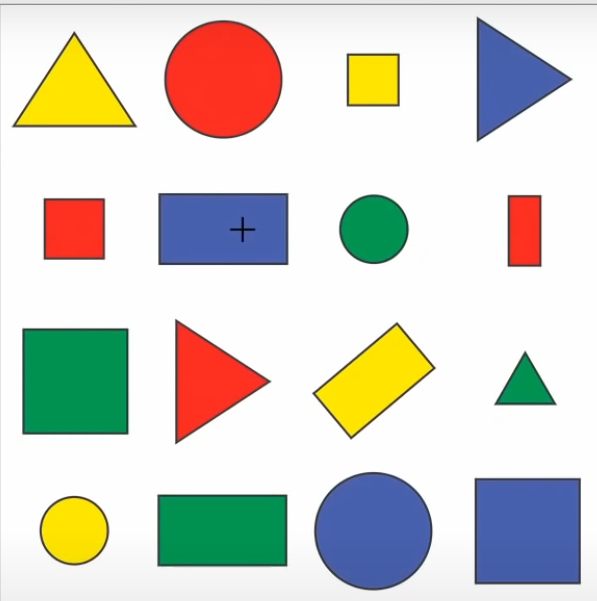
#> input picture Resources/shapes.jpg, 597 x 601 px, given in place of cutie.jpg, which was not available
$ python OpenCV_basics.py
#> lines starting #> are read from the running program, lines starting #| are printed output that depends on the picture; after the words box and inside, x2 and y2 are one past the last pixel; in counts of white or black regions, pixels touching at a corner belong together; pictures that were not available may be replaced by others from this repository, and a replacement may not be noted
import cv2
import numpy as np

#now we will learn how to capture videos
# if we want to take video from a stored one
# cap = cv2.VideoCapture('Resources/test_video.mp4')
# but if we want to use webcam
# cap = cv2.VideoCapture(0)
# while True:
#     success, vid = cap.read()
#     cv2.imshow('Video', vid)
#     if cv2.waitKey(1) & 0xFF == ord('q'):
#         break
#     #this above statement to break the loop is crucial while playing a video


#now we will take a look at some basic functions regarding images
img= cv2.imread('Resources/cutie.jpg') #to import an image
#> img is the input picture: shape (601, 597, 3); mean B, G, R 202.5, 210.9, 212.2
imgGray = cv2.cvtColor(img, cv2.COLOR_RGB2GRAY) #to convert that image to grascale
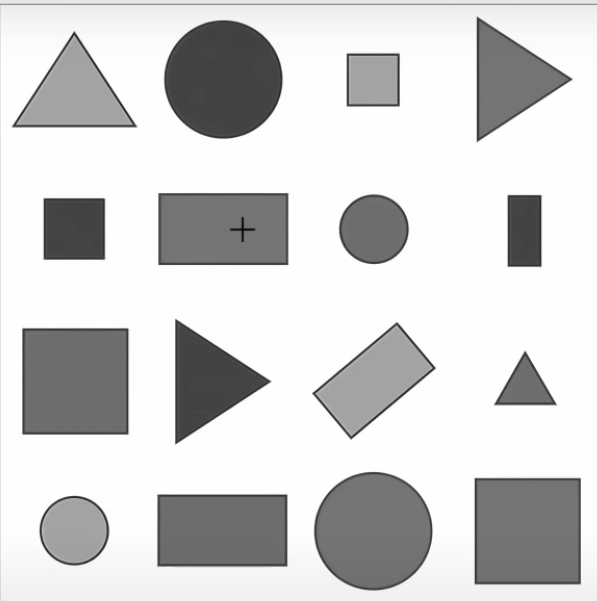
#> imgGray: shape (601, 597); min 3, max 255, mean 208.6
imgBlur = cv2.GaussianBlur(img, (9,9), 0) # kernel size tells the size of blur , must be odd number
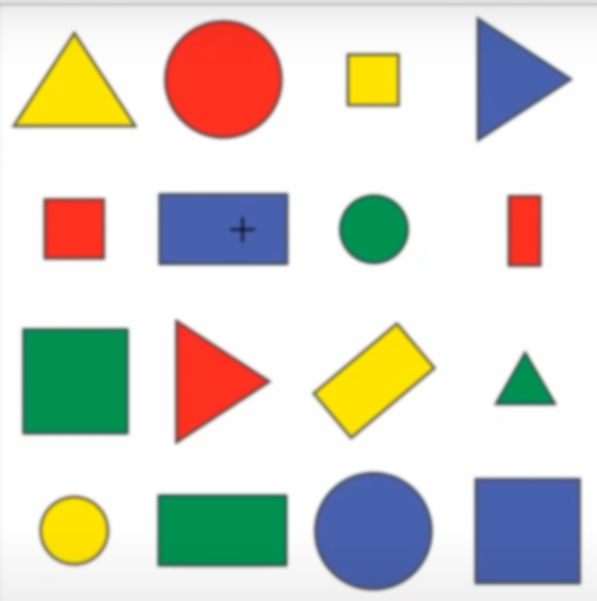
#> imgBlur: shape (601, 597, 3); mean B, G, R 202.5, 211, 212.3
imgCanny = cv2.Canny(img, 100,100) #function used for edge detection , larger the threshold number, more grained edge detection
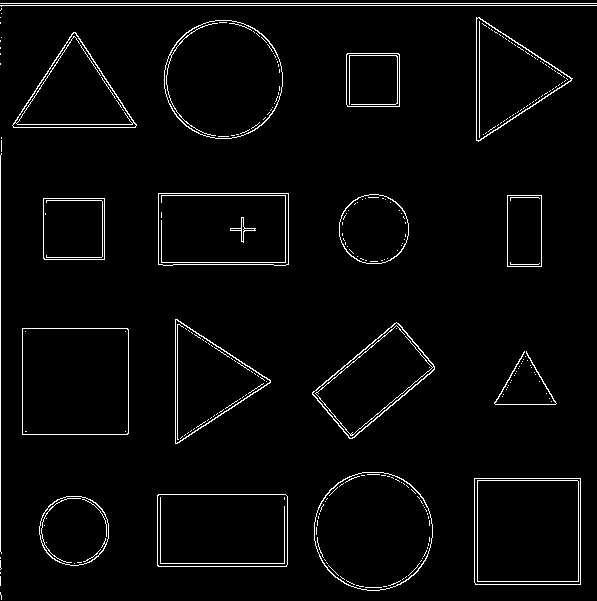
#> imgCanny: shape (601, 597); 3% white in thin lines or dots

#defining kernel for imgDilation
kern = np.ones((5,5), np.uint8)
imgDilation= cv2.dilate(imgCanny,kern, iterations=1) #this function will make the edges quite thick
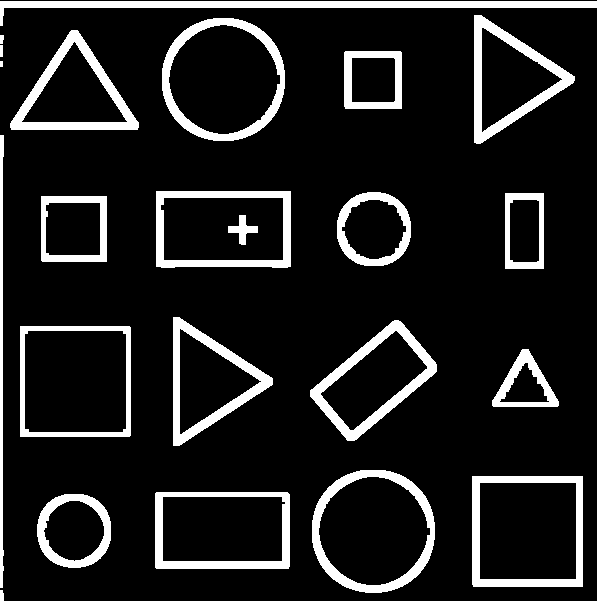
#> imgDilation: shape (601, 597); 12.3% white; 23 white regions (1 under 20 px), largest, box (x1, y1, x2, y2) and area: (0, 1, 597, 26) 4241, (312, 470, 435, 593) 3152, (162, 18, 285, 141) 3103
imgErode= cv2.erode(imgDilation, kern, iterations=1)
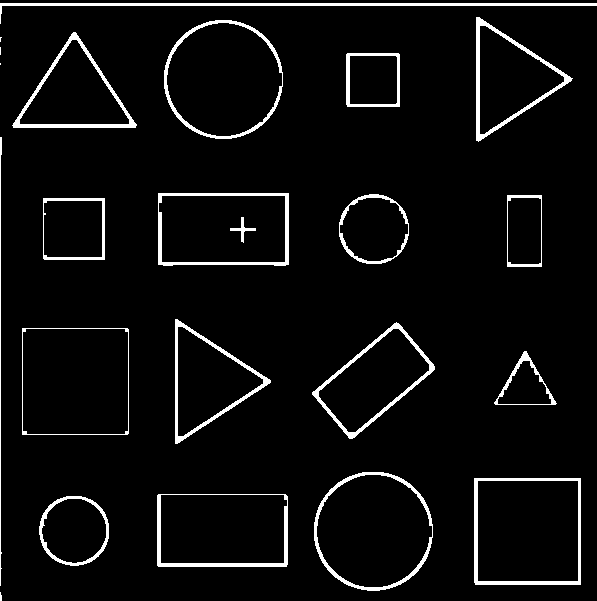
#> imgErode: shape (601, 597); 5% white; 23 white regions (4 under 20 px), largest, box (x1, y1, x2, y2) and area: (0, 3, 597, 24) 1817, (474, 478, 581, 585) 1447, (476, 17, 573, 142) 1344
cv2.imshow('Erode', imgErode)
cv2.waitKey(0)
cv2.imshow('Dilation', imgDilation)
cv2.waitKey(0)
